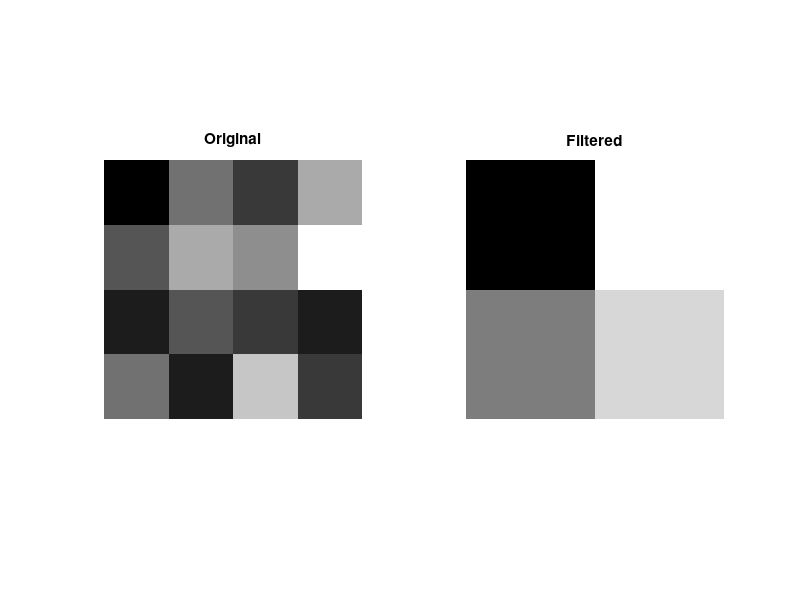
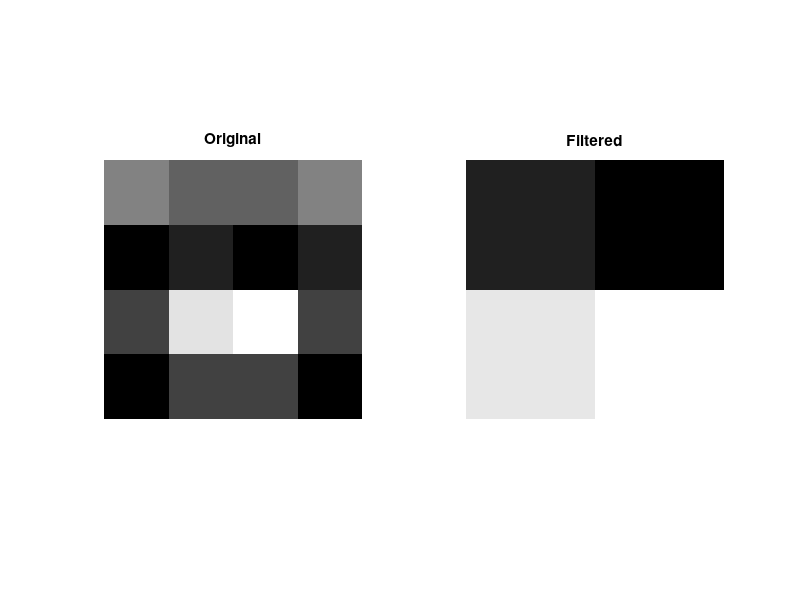
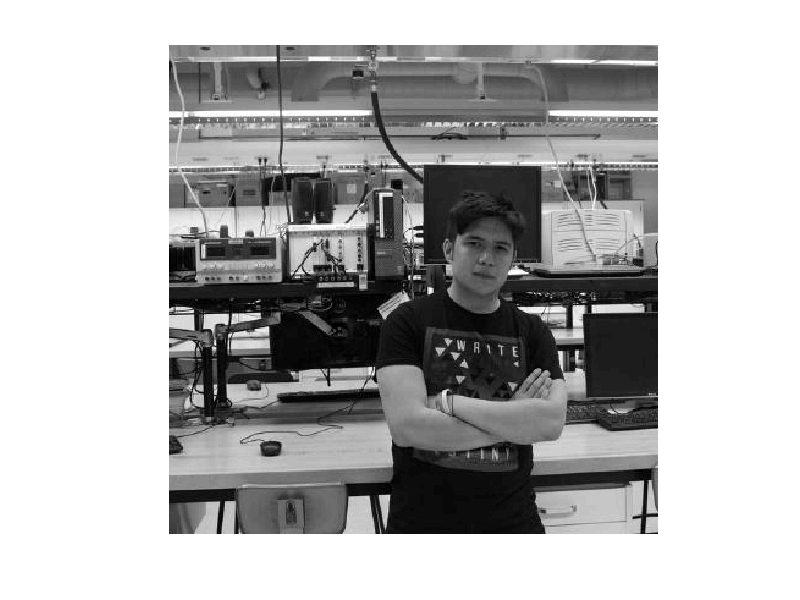
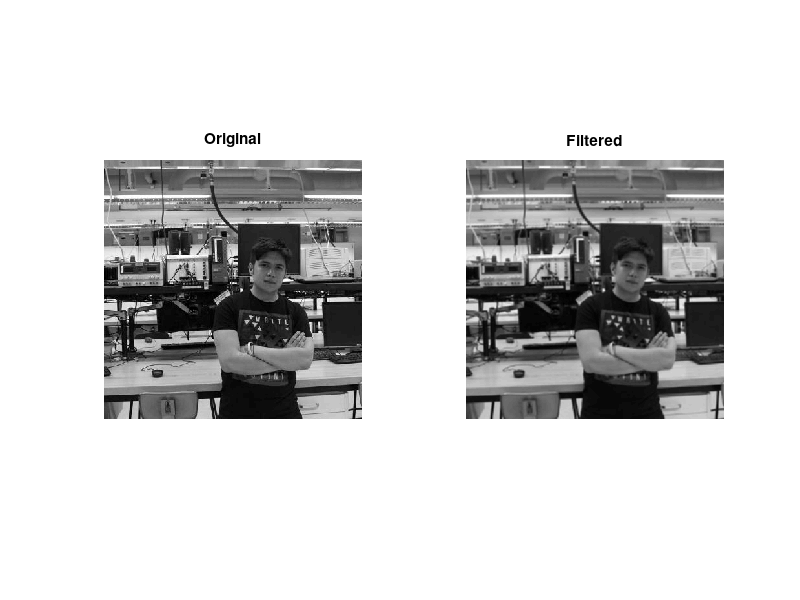

Source code (MATLAB) for these figures, in order:
% P1
img1 = [ 1, 5, 3, 7; ...
       4, 7, 6, 10; ...
       2, 4, 3, 2; ...
       5, 2, 8, 3 ];
filter1 = (1/9) * ones(3);
conImg1 = conv2(img1, filter1, 'valid');
figure('Name', 'Problem 1');
subplot(1, 2, 1);
imshow(img1, []);
title('Original');
subplot(1, 2, 2);
imshow(conImg1, []);
title('Filtered');

% P2
% Images goes from a 4x4 matrix to a 2x2 matrix essentially averaging
% boarding pixels while creating a compressed image


% P3
img3 = [ 5, 4, 4, 5; ...
        1, 2, 1, 2; ...
        3, 8, 9, 3; ...
        1, 3, 3, 1 ];
filter3 = -1 * ones(3);
filter3(2, 2) = 8;
conImg3 = conv2(img3, filter3, 'valid');
figure('Name', 'Problem 3');
subplot(1, 2, 1);
imshow(img3, []);
title('Original');
subplot(1, 2, 2);
imshow(conImg3, []);
title('Filtered');

% P4
% Images goes from a 4x4 matrix to a 2x2 matrix essentially averaging
% boarding pixels with a strong bias toward the central pixel to create a 
% compressed image

% P5
load('lab3.mat');
img = imageOfInterest;
figure('Name', 'Problem 5');
imshow(img);

% P6
conImg6 = conv2(img, filter1, 'valid');
figure('Name', 'Problem 6');
subplot(1, 2, 1);
imshow(img, []);
title('Original');
subplot(1, 2, 2);
imshow(conImg6, []);
title('Filtered');

% P7
conImg7 = conv2(img, filter3, 'valid');
figure('Name', 'Problem 7');
subplot(1, 2, 1);
imshow(img, []);
title('Original');
subplot(1, 2, 2);
imshow(conImg7, []);
title('Filtered');

% P8
filter8 = [ 1,  4,  6,  4, 1; ...
            4, 16, 24, 16, 4; ...
            6, 24, 36, 24, 6; ...
            4, 16, 24, 16, 4; ...
            1,  4,  6,  4, 1 ];
filter8 = (1/256) * filter8;
conImg8 = conv2(img, filter8, 'valid');

figure('Name', 'Problem 8');
subplot(1, 3, 1);
imshow(img, []);
title('Original');
subplot(1, 3, 2);
imshow(conImg6, []);
title('P6: Filtered');
subplot(1, 3, 3);
imshow(conImg8, []);
title("P8: Filtered");

% P9
filter9 = [ 1,  4,   6,  4, 1; ...
            4, 16,  24, 16, 4; ...
            6, 24, -476, 24, 6; ...
            4, 16,  24, 16, 4; ...
            1,  4,   6,  4, 1 ];
filter9 = (-1/256) * filter9;
conImg9 = conv2(img, filter9, 'valid');
figure('Name', 'Problem 9');
subplot(1, 2, 1);
imshow(img, []);
title('Original');
subplot(1, 2, 2);
imshow(conImg9, []);
title('Filtered');
